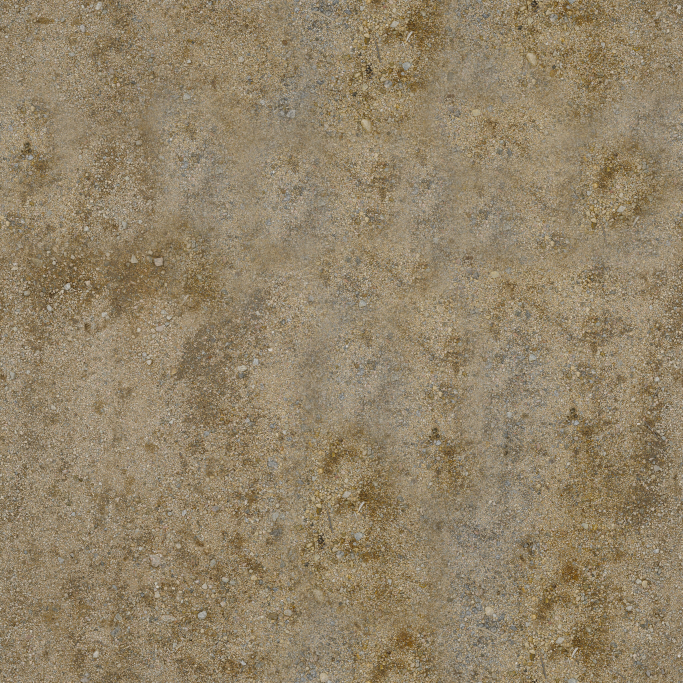
#> input picture Web/art/terrain/scree.jpg, 2048 x 2048 px (shown at 1/3 size)
$ python make_jumpdirt.py
#> lines starting #> are read from the running program, lines starting #| are printed output that depends on the picture
"""Packed-dirt PBR set for the big bike jumps (Web/art/terrain/jumpdirt*.jpg).

Built from Poly Haven's gravel_ground_01 (CC0, already in the repo as Web/art/terrain/scree.jpg): the stones are softened and the colour
pulled to a dry, compacted brown loam, and the normal and roughness maps are derived from the same height so the three line up.
    python3 Tools/textures/make_jumpdirt.py
"""
import os
import numpy as np
from PIL import Image, ImageFilter

here = os.path.dirname(os.path.abspath(__file__))
root = os.path.normpath(os.path.join(here, "..", ".."))
src = os.path.join(root, "Web", "art", "terrain", "scree.jpg")
out = os.path.join(root, "Web", "art", "terrain")
N = 1024

im = Image.open(src).convert("RGB").resize((N, N), Image.LANCZOS)
a = np.asarray(im).astype(np.float32) / 255.0
lum = a @ np.array([0.299, 0.587, 0.114], np.float32)

# height: the source's luminance, a little blurred so the gravel reads as compacted dirt with small stones in it; tiles seamlessly because
# the blur wraps
def wrap_blur(x, r):
#> called with r = 1.2
    big = np.tile(x, (3, 3))
    img = Image.fromarray(np.uint8(np.clip(big, 0, 1) * 255)).filter(ImageFilter.GaussianBlur(r))
    return np.asarray(img).astype(np.float32)[N:2 * N, N:2 * N] / 255.0

h = 0.65 * wrap_blur(lum, 1.2) + 0.35 * wrap_blur(lum, 6)
h = (h - h.min()) / (h.max() - h.min() + 1e-6)
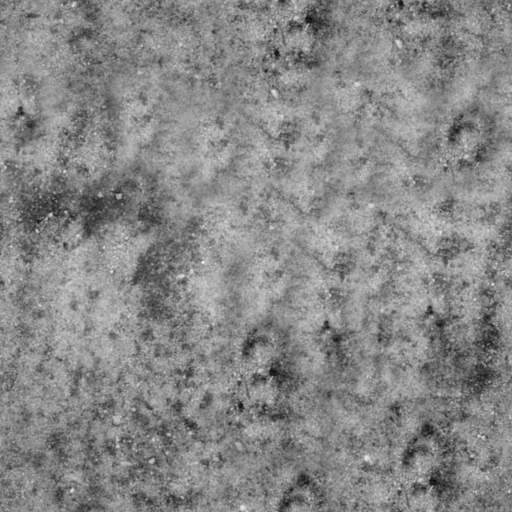
#> h: shape (1024, 1024) float32 (shown at 1/2 size); min 0, max 1, mean 0.531

# colour: a dry brown loam, darker in the hollows, with the source's variation kept at low contrast
base = np.array([0.43, 0.31, 0.21], np.float32)
dark = np.array([0.24, 0.16, 0.10], np.float32)
t = np.clip(h * 1.15 - 0.05, 0, 1)[..., None]
col = dark * (1 - t) + base * t
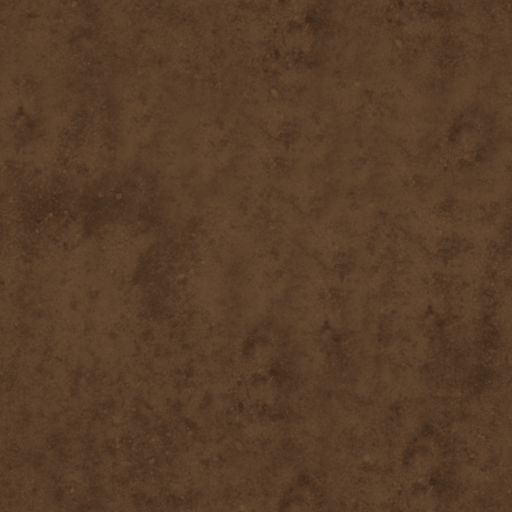
#> col: shape (1024, 1024, 3) float32 (shown at 1/2 size); mean of channels 0, 1, 2 0.347, 0.244, 0.162; drawn as R, G, B
col *= (0.88 + 0.24 * (a / (a.mean(axis=(0, 1)) + 1e-6)).mean(axis=2, keepdims=True) * 0.5)
col = np.clip(col, 0, 1)
Image.fromarray(np.uint8(col * 255)).save(os.path.join(out, "jumpdirt.jpg"), quality=90)

# normal map from the height (tangent space, OpenGL convention), wrapping at the edges
k = 5.0
dx = (np.roll(h, -1, 1) - np.roll(h, 1, 1)) * k
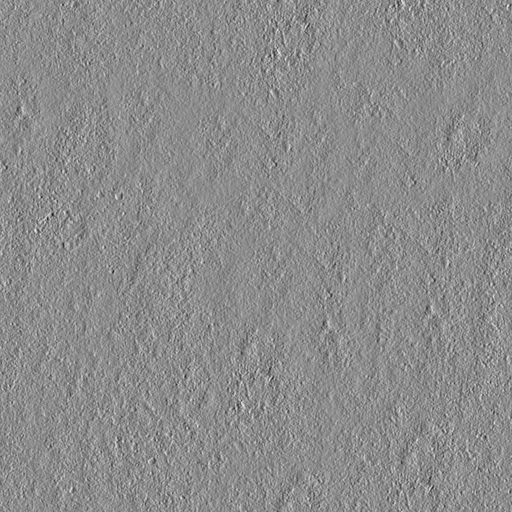
#> dx: shape (1024, 1024) float32 (shown at 1/2 size); min -1.92, max 1.57, mean 3.32e-11; drawn with min black and max white
dy = (np.roll(h, -1, 0) - np.roll(h, 1, 0)) * k
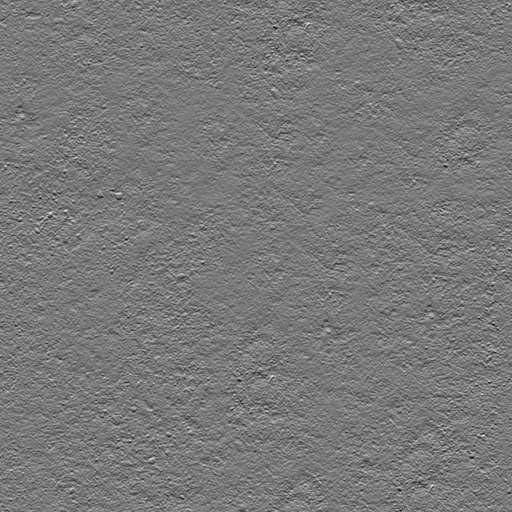
#> dy: shape (1024, 1024) float32 (shown at 1/2 size); min -1.61, max 1.78, mean -1.6e-10; drawn with min black and max white
n = np.stack([-dx, dy, np.ones_like(h)], -1)
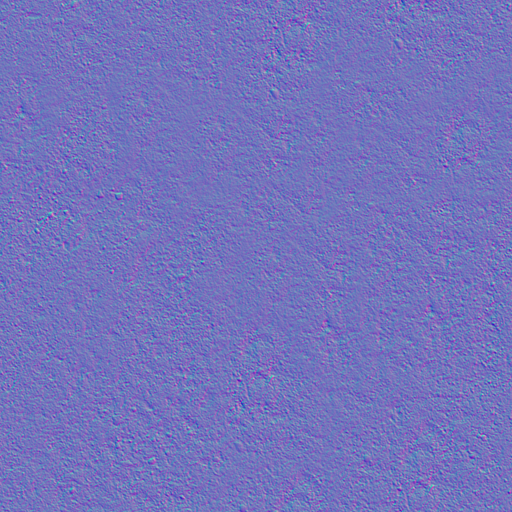
#> n: shape (1024, 1024, 3) float32 (shown at 1/2 size); mean of channels 0, 1, 2 -1.01e-11, -3.5e-09, 1; drawn with min black and max white
n /= np.linalg.norm(n, axis=-1, keepdims=True)
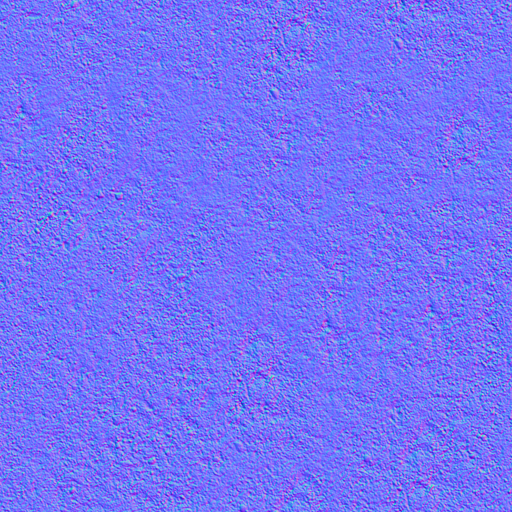
#> n: shape (1024, 1024, 3) float32 (shown at 1/2 size); mean of channels 0, 1, 2 -0.000104, 3.67e-05, 0.945; drawn with min black and max white
Image.fromarray(np.uint8((n * 0.5 + 0.5) * 255)).save(os.path.join(out, "jumpdirt_nor.jpg"), quality=92)

# roughness: dirt is rough everywhere; the polished tops of stones a little less
r = np.clip(0.93 - 0.18 * (h - 0.5) - 0.06 * (lum - lum.mean()), 0.6, 1.0)
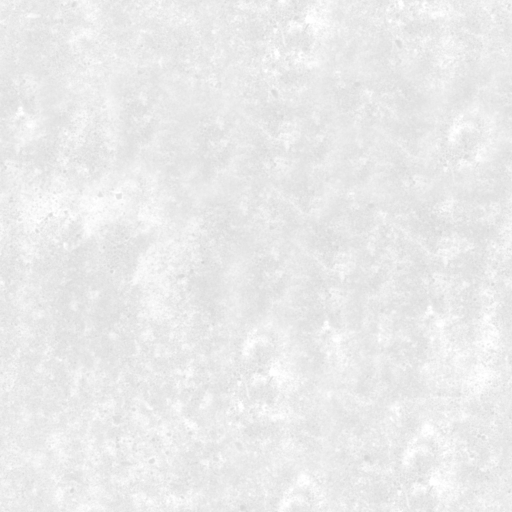
#> r: shape (1024, 1024) float32 (shown at 1/2 size); min 0.821, max 1, mean 0.924
Image.fromarray(np.uint8(r * 255)).save(os.path.join(out, "jumpdirt_rough.jpg"), quality=90)
print("wrote jumpdirt.jpg, jumpdirt_nor.jpg, jumpdirt_rough.jpg")
